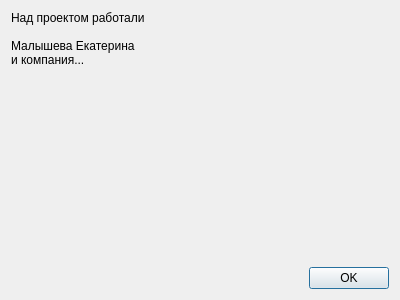
<?xml version="1.0" encoding="UTF-8"?>
<ui version="4.0">
 <class>AboutDialog</class>
 <widget class="QDialog" name="AboutDialog">
  <property name="geometry">
   <rect>
    <x>0</x>
    <y>0</y>
    <width>400</width>
    <height>300</height>
   </rect>
  </property>
  <property name="windowTitle">
   <string>Dialog</string>
  </property>
  <layout class="QGridLayout" name="gridLayout">
   <item row="0" column="0">
    <widget class="QLabel" name="label">
     <property name="text">
      <string>Над проектом работали

Малышева Екатерина
и компания...</string>
     </property>
     <property name="alignment">
      <set>Qt::AlignLeading|Qt::AlignLeft|Qt::AlignTop</set>
     </property>
    </widget>
   </item>
   <item row="1" column="0">
    <widget class="QDialogButtonBox" name="buttonBox">
     <property name="orientation">
      <enum>Qt::Horizontal</enum>
     </property>
     <property name="standardButtons">
      <set>QDialogButtonBox::Ok</set>
     </property>
    </widget>
   </item>
  </layout>
 </widget>
 <resources/>
 <connections>
  <connection>
   <sender>buttonBox</sender>
   <signal>accepted()</signal>
   <receiver>AboutDialog</receiver>
   <slot>accept()</slot>
   <hints>
    <hint type="sourcelabel">
     <x>248</x>
     <y>254</y>
    </hint>
    <hint type="destinationlabel">
     <x>157</x>
     <y>274</y>
    </hint>
   </hints>
  </connection>
  <connection>
   <sender>buttonBox</sender>
   <signal>rejected()</signal>
   <receiver>AboutDialog</receiver>
   <slot>reject()</slot>
   <hints>
    <hint type="sourcelabel">
     <x>316</x>
     <y>260</y>
    </hint>
    <hint type="destinationlabel">
     <x>286</x>
     <y>274</y>
    </hint>
   </hints>
  </connection>
 </connections>
</ui>
